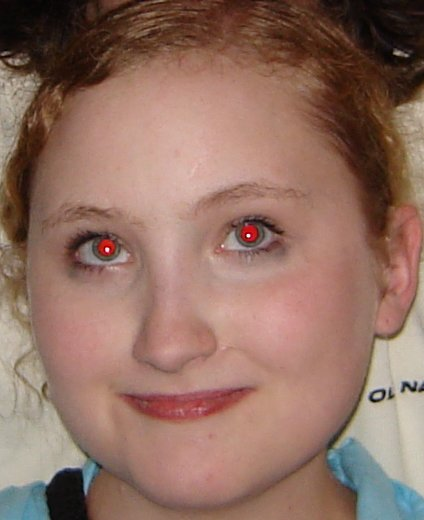
//> input picture tests_img/red_eyes2.jpg, 424 x 520 px
$ ./removeRedEyes   (built with g++ and OpenCV 4)
//> lines starting //> are read from the running program, lines starting //| are printed output that depends on the picture; after the words box and inside, x2 and y2 are one past the last pixel; in counts of white or black regions, pixels touching at a corner belong together
/**
 Copyright 2017 by Satya Mallick ( Big Vision LLC )
 http://www.learnopencv.com
**/

#include <opencv2/opencv.hpp>
#include <iostream>

using namespace std;
using namespace cv;


void fillHoles(Mat &mask)
{
    /*
     This hole filling algorithm is decribed in this post
     https://www.learnopencv.com/filling-holes-in-an-image-using-opencv-python-c/
     */

    Mat maskFloodfill = mask.clone();
    floodFill(maskFloodfill, cv::Point(0,0), Scalar(255));
    Mat mask2;
    bitwise_not(maskFloodfill, mask2);
    mask = (mask2 | mask);

}

int main(int argc, char** argv )
{
    // Read image
    Mat img = imread("../../../tests_img/red_eyes2.jpg",IMREAD_COLOR);
//> img is the input picture: 520 rows x 424 cols, CV_8UC3; mean B, G, R 98.7, 111.6, 145.1
    if (!img.data){
	std::cout << "ERROR LOADING IMAGE" << std::endl;
	return 1;
    }
    // Output image
    Mat imgOut = img.clone();
    if (!imgOut.data){
        std::cout << "ERROR CLONING IMAGE" << std::endl;
        return 1;
    }
    // Load HAAR cascade
    CascadeClassifier eyesCascade("../haarcascade_eye.xml");
    std::cout << "XML LOADED" << std::endl;
    // Detect eyes
    std::vector<Rect> eyes;
    eyesCascade.detectMultiScale( img, eyes, 1.3, 4, 0 |CASCADE_SCALE_IMAGE, Size(100, 100) );
//> eyes = 2 Rects (x, y, width, height): [181, 168, 137, 137], [33, 185, 127, 127]

    std::cout << "XML USED" << std::endl;

    // For every detected eye
    for( size_t i = 0; i < eyes.size(); i++ )
    {

        // Extract eye from the image.
        Mat eye = img(eyes[i]);

        // Split eye image into 3 channels.
        vector<Mat>bgr(3);
        split(eye,bgr);

        // Simple red eye detector
        Mat mask = (bgr[2] > 150) & (bgr[2] > ( bgr[1] + bgr[0] ));

        // Clean mask -- 1) File holes 2) Dilate (expand) mask
        fillHoles(mask);
        dilate(mask, mask, Mat(), Point(-1, -1), 3, 1, 1);


        // Calculate the mean channel by averaging
        // the green and blue channels

        Mat mean = (bgr[0]+bgr[1])/2;
        mean.copyTo(bgr[2], mask);
        mean.copyTo(bgr[0], mask);
        mean.copyTo(bgr[1], mask);

        // Merge channels
        Mat eyeOut;
        cv::merge(bgr,eyeOut);

        // Copy the fixed eye to the output image.
        eyeOut.copyTo(imgOut(eyes[i]));

    }
//> this loop made 2 passes
//> pass 1, `Mat eye = img(eyes[i]);`:
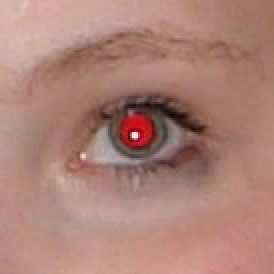
//> eye: 137 rows x 137 cols, CV_8UC3 (shown 2 times larger); mean B, G, R 119.1, 130.2, 172.8
//> pass 1, `Mat mask = (bgr[2] > 150) & (bgr[2] > ( bgr[1] + bgr[0] ));`:
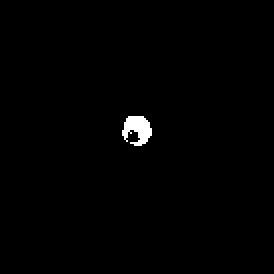
//> mask: 137 rows x 137 cols, CV_8UC1 (shown 2 times larger); 0.78% white; 1 white region, box (x1, y1, x2, y2) and area: (61, 58, 76, 73) 147
//> after the loop:
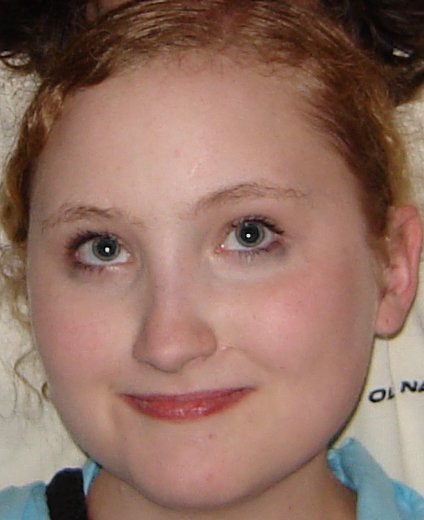
//> imgOut: 520 rows x 424 cols, CV_8UC3; 0.35% of pixels changed, all inside (x1, y1, x2, y2) = (96, 223, 260, 258)

    // Display Result
    imshow("Red Eyes", img);
    imshow("Red Eyes Removed", imgOut);
    waitKey(0);

}
